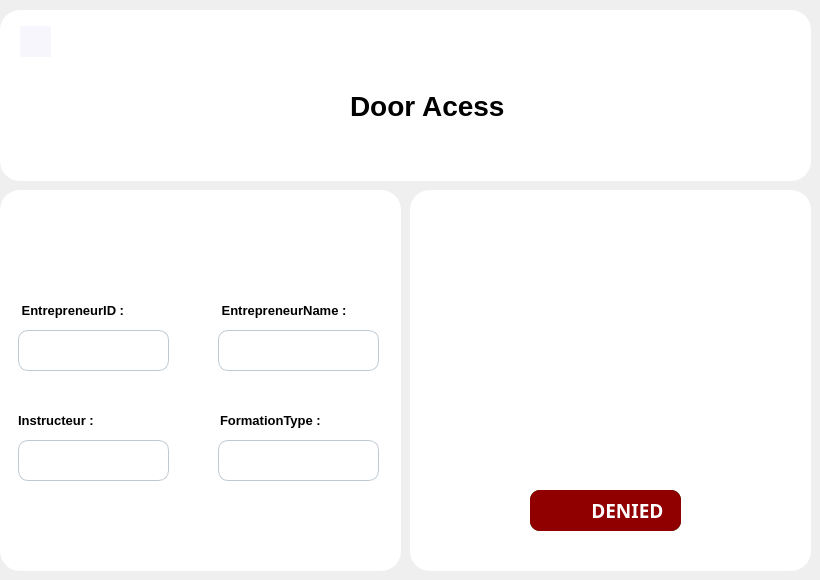
           <widget class="QWidget" name="page_31">
            <widget class="QWidget" name="add_container_11" native="true">
             <property name="geometry">
              <rect>
               <x>0</x>
               <y>190</y>
               <width>401</width>
               <height>381</height>
              </rect>
             </property>
             <property name="styleSheet">
              <string notr="true">
	background-color :white ; 
	border-radius :20px ; 
</string>
             </property>
             <widget class="QLabel" name="label_91">
              <property name="geometry">
               <rect>
                <x>220</x>
                <y>220</y>
                <width>121</width>
                <height>21</height>
               </rect>
              </property>
              <property name="styleSheet">
               <string notr="true">font-size:13px;
font-weight:bold ; </string>
              </property>
              <property name="text">
               <string>FormationType :</string>
              </property>
             </widget>
             <widget class="QLineEdit" name="ftype">
              <property name="geometry">
               <rect>
                <x>218</x>
                <y>250</y>
                <width>161</width>
                <height>41</height>
               </rect>
              </property>
              <property name="styleSheet">
               <string notr="true">
	background-color:white ; 
	border-radius:10px ; 
	font-size:13px ; 
	padding-left : 15px ; 
	border:1px solid #BFC9D3 ; 
</string>
              </property>
             </widget>
             <widget class="QLineEdit" name="itd">
              <property name="geometry">
               <rect>
                <x>18</x>
                <y>250</y>
                <width>151</width>
                <height>41</height>
               </rect>
              </property>
              <property name="styleSheet">
               <string notr="true">
	background-color:white ; 
	border-radius:10px ; 
	font-size:13px ; 
	padding-left : 15px ; 
	border:1px solid #BFC9D3 ; 
</string>
              </property>
             </widget>
             <widget class="QLabel" name="label_92">
              <property name="geometry">
               <rect>
                <x>218</x>
                <y>110</y>
                <width>141</width>
                <height>21</height>
               </rect>
              </property>
              <property name="styleSheet">
               <string notr="true">font-size:13px;
font-weight:bold ; </string>
              </property>
              <property name="text">
               <string> EntrepreneurName :</string>
              </property>
             </widget>
             <widget class="QLabel" name="label_93">
              <property name="geometry">
               <rect>
                <x>18</x>
                <y>220</y>
                <width>91</width>
                <height>21</height>
               </rect>
              </property>
              <property name="styleSheet">
               <string notr="true">font-size:13px;
font-weight:bold ; </string>
              </property>
              <property name="text">
               <string>Instructeur :</string>
              </property>
             </widget>
             <widget class="QLineEdit" name="ed">
              <property name="geometry">
               <rect>
                <x>218</x>
                <y>140</y>
                <width>161</width>
                <height>41</height>
               </rect>
              </property>
              <property name="styleSheet">
               <string notr="true">
	background-color:white ; 
	border-radius:10px ; 
	font-size:13px ; 
	padding-left : 15px ; 
	border:1px solid #BFC9D3 ; 
</string>
              </property>
             </widget>
             <widget class="QLabel" name="label_94">
              <property name="geometry">
               <rect>
                <x>18</x>
                <y>110</y>
                <width>141</width>
                <height>21</height>
               </rect>
              </property>
              <property name="styleSheet">
               <string notr="true">font-size:13px;
font-weight:bold ; </string>
              </property>
              <property name="text">
               <string> EntrepreneurID :</string>
              </property>
             </widget>
             <widget class="QLineEdit" name="eid">
              <property name="geometry">
               <rect>
                <x>18</x>
                <y>140</y>
                <width>151</width>
                <height>41</height>
               </rect>
              </property>
              <property name="styleSheet">
               <string notr="true">
	background-color:white ; 
	border-radius:10px ; 
	font-size:13px ; 
	padding-left : 15px ; 
	border:1px solid #BFC9D3 ; 
</string>
              </property>
             </widget>
            </widget>
            <widget class="QWidget" name="add_container_12" native="true">
             <property name="geometry">
              <rect>
               <x>410</x>
               <y>190</y>
               <width>401</width>
               <height>381</height>
              </rect>
             </property>
             <property name="styleSheet">
              <string notr="true">
	background-color :white ; 
	border-radius :20px ; 
</string>
             </property>
             <widget class="QLineEdit" name="granted">
              <property name="geometry">
               <rect>
                <x>120</x>
                <y>300</y>
                <width>151</width>
                <height>41</height>
               </rect>
              </property>
              <property name="font">
               <font>
                <family>Small Fonts</family>
                <pointsize>-1</pointsize>
                <weight>75</weight>
                <bold>true</bold>
               </font>
              </property>
              <property name="styleSheet">
               <string notr="true">	background-color: rgb(0, 85, 0);
	border-radius:10px ; 
    alignment: center;
	font-size:19px ; 
	

	color: rgb(255, 255, 255);</string>
              </property>
              <property name="text">
               <string>          GRANTED</string>
              </property>
             </widget>
             <widget class="QLineEdit" name="denied">
              <property name="geometry">
               <rect>
                <x>120</x>
                <y>300</y>
                <width>151</width>
                <height>41</height>
               </rect>
              </property>
              <property name="font">
               <font>
                <family>Small Fonts</family>
                <pointsize>-1</pointsize>
                <weight>75</weight>
                <bold>true</bold>
               </font>
              </property>
              <property name="styleSheet">
               <string notr="true">	background-color: rgb(145, 0, 0);
	border-radius:10px ; 
    alignment: center;
	font-size:19px ; 
	
	
	color: rgb(255, 255, 255);</string>
              </property>
              <property name="text">
               <string>            DENIED</string>
              </property>
             </widget>
             <widget class="QLabel" name="beaverfaehan">
              <property name="geometry">
               <rect>
                <x>90</x>
                <y>60</y>
                <width>211</width>
                <height>211</height>
               </rect>
              </property>
              <property name="styleSheet">
               <string notr="true">image:url(:/icons/tsawer/beaverDoor.png)</string>
              </property>
              <property name="text">
               <string/>
              </property>
             </widget>
             <widget class="QLabel" name="yebki">
              <property name="geometry">
               <rect>
                <x>90</x>
                <y>40</y>
                <width>221</width>
                <height>231</height>
               </rect>
              </property>
              <property name="styleSheet">
               <string notr="true">image:url(:/icons/tsawer/beaverDoorx.png)</string>
              </property>
              <property name="text">
               <string/>
              </property>
             </widget>
            </widget>
            <widget class="QWidget" name="add_container_9" native="true">
             <property name="geometry">
              <rect>
               <x>0</x>
               <y>10</y>
               <width>811</width>
               <height>171</height>
              </rect>
             </property>
             <property name="styleSheet">
              <string notr="true">
	background-color :white ; 
	border-radius :20px ; 
</string>
             </property>
             <widget class="QLabel" name="title1_9">
              <property name="geometry">
               <rect>
                <x>350</x>
                <y>80</y>
                <width>161</width>
                <height>31</height>
               </rect>
              </property>
              <property name="styleSheet">
               <string notr="true">
	font-size: 28px ; 
	font-weight:bold ; 
	</string>
              </property>
              <property name="text">
               <string>Door Acess</string>
              </property>
             </widget>
             <widget class="QLabel" name="label_95">
              <property name="geometry">
               <rect>
                <x>230</x>
                <y>30</y>
                <width>111</width>
                <height>101</height>
               </rect>
              </property>
              <property name="styleSheet">
               <string notr="true">image:url(:/icons/tsawer/door.png)</string>
              </property>
              <property name="text">
               <string/>
              </property>
             </widget>
             <widget class="QPushButton" name="back_6">
              <property name="geometry">
               <rect>
                <x>20</x>
                <y>16</y>
                <width>31</width>
                <height>31</height>
               </rect>
              </property>
              <property name="cursor">
               <cursorShape>PointingHandCursor</cursorShape>
              </property>
              <property name="styleSheet">
               <string notr="true">QPushButton {
	background-color:#F7F6FC; 
	border-radius:1px ; 
	image: url(:/icons/tsawer/arrow-left.svg);
}

QPushButton::hover {
	
	image: url(:/icons/tsawer/arrow-left_hover.svg);
}</string>
              </property>
              <property name="text">
               <string/>
              </property>
             </widget>
            </widget>
           </widget>
